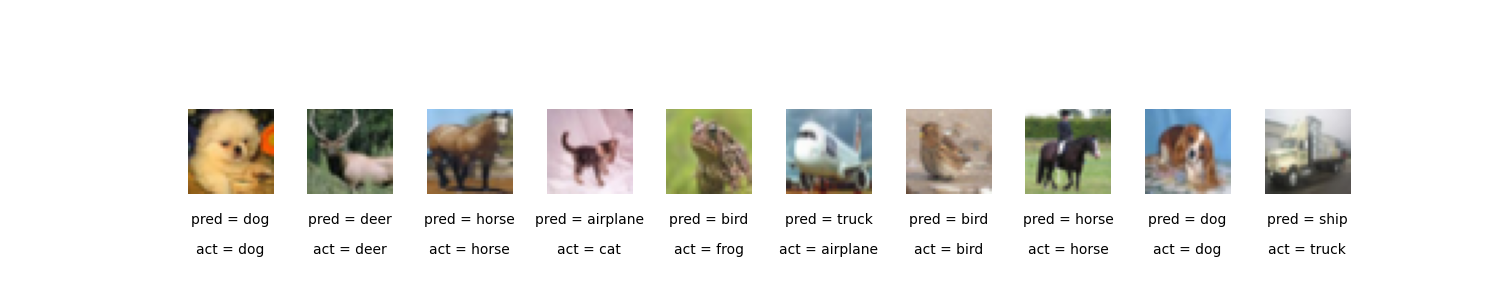

Write Python code to recreate this figure.
# Demo in section "Multilayer Perceptron (MLP)" in chapter 2

from tensorflow.keras import (datasets, utils, layers, models, optimizers)
import numpy as np
import matplotlib.pyplot as plt

(x_train, y_train), (x_test, y_test) = datasets.cifar10.load_data()

NUM_CLASSES = 10

(x_train, y_train), (x_test, y_test) = datasets.cifar10.load_data()
x_train = x_train.astype('float32') / 255.0
x_test = x_test.astype('float32') / 255.0

y_train = utils.to_categorical(y_train, NUM_CLASSES)
y_test = utils.to_categorical(y_test, NUM_CLASSES)


model = models.Sequential([
    layers.Flatten(input_shape=(32, 32, 3)),
    layers.Dense(200, activation='relu'),
    layers.Dense(150, activation='relu'),
    layers.Dense(10, activation='softmax'),
])

model.summary()

opt = optimizers.Adam(learning_rate=0.0005)
model.compile(loss='categorical_crossentropy', optimizer=opt, metrics=['accuracy'])
model.fit(x_train, y_train, batch_size=32, epochs = 10, shuffle = True)

model.evaluate(x_test, y_test)

CLASSES = np.array(['airplane', 'automobile', 'bird', 'cat', 'deer', 'dog',
                    'frog', 'horse', 'ship', 'truck'])

preds = model.predict(x_test)
preds_single = CLASSES[np.argmax(preds, axis=-1)]
actual_single = CLASSES[np.argmax(y_test, axis=-1)]

n_to_show = 10
indices = np.random.choice(range(len(x_test)), n_to_show)

fig = plt.figure(figsize=(15, 3))
fig.subplots_adjust(hspace=0.4, wspace=0.4)

for i, idx in enumerate(indices):
    img = x_test[idx]
    ax = fig.add_subplot(1, n_to_show, i+1)
    ax.axis('off')
    ax.text(0.5, -0.35, 'pred = ' + str(preds_single[idx]), fontsize=10,
            ha='center', transform=ax.transAxes)
    ax.text(0.5, -0.7, 'act = ' + str(actual_single[idx]), fontsize=10,
            ha='center', transform=ax.transAxes)
    ax.imshow(img)

plt.show()

plt.savefig('mlp.png')
